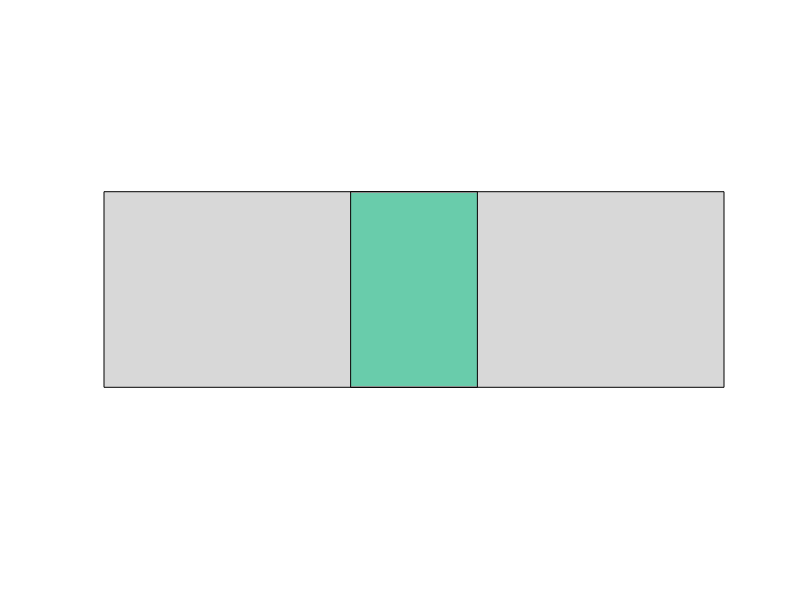

Write the MATLAB code that produced this figure.
% this script plot the fixed end beam with rectangular inclusion in the
% middle, no mesh is needed, l = 90, h = 20.
hold on
% matrix
rectangle('Position', [0 0 90 20], 'FaceColor', [0.84706 0.84706 0.84706])

% inclusion
rectangle('Position', [35.8 0 18.4 20], 'FaceColor', [0.41176 0.8 0.67059])

axis([0 90 -15 35])

axis off